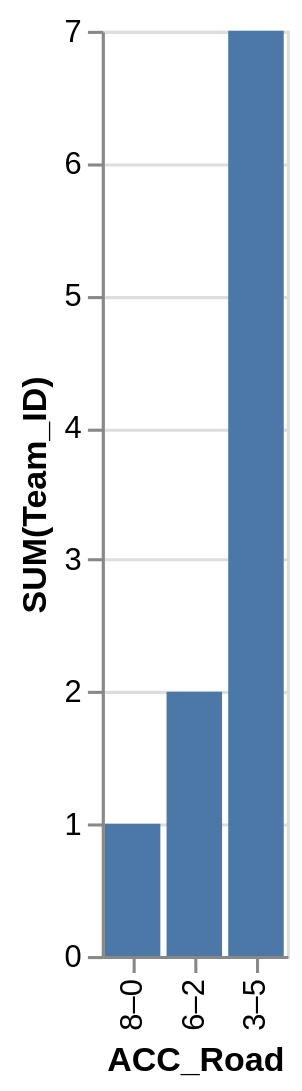

Express this chart as Vega-Lite.
### Vega-Lite specification from a JSON file in a GitHub repository (floating-point values rounded to 4 significant figures)
{"data": {"values": [{"x_data": "3–5", "y_data": 7}, {"x_data": "6–2", "y_data": 2}, {"x_data": "8–0", "y_data": 1}]}, "mark": "bar", "encoding": {"x": {"field": "x_data", "type": "nominal", "title": "ACC_Road", "sort": "descending"}, "y": {"field": "y_data", "type": "quantitative", "title": "SUM(Team_ID)"}}}
